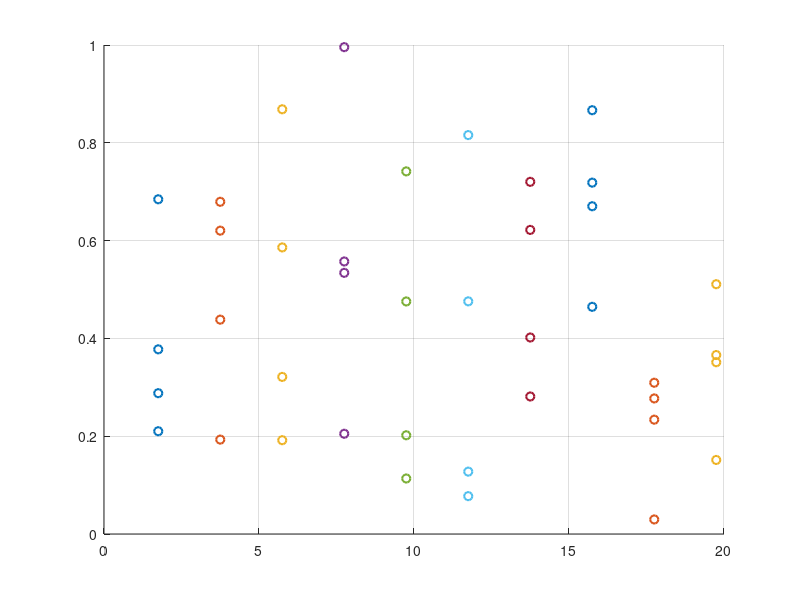
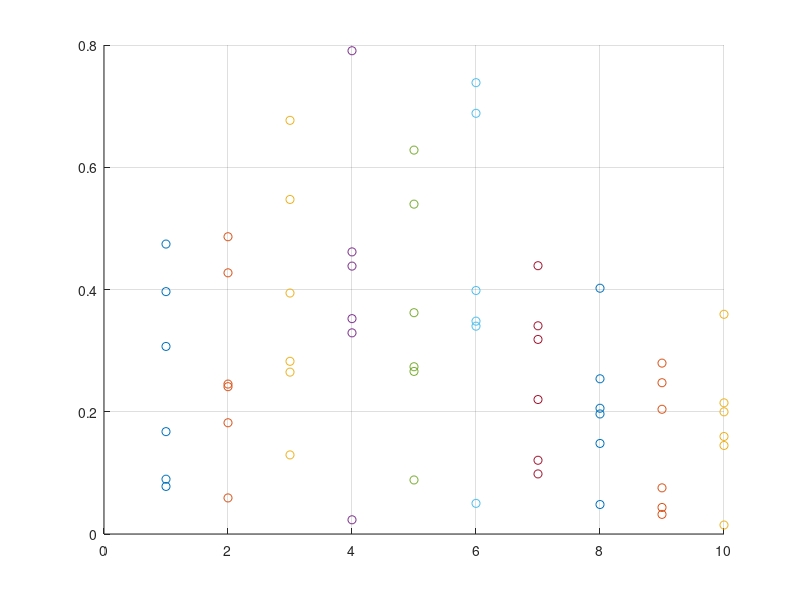
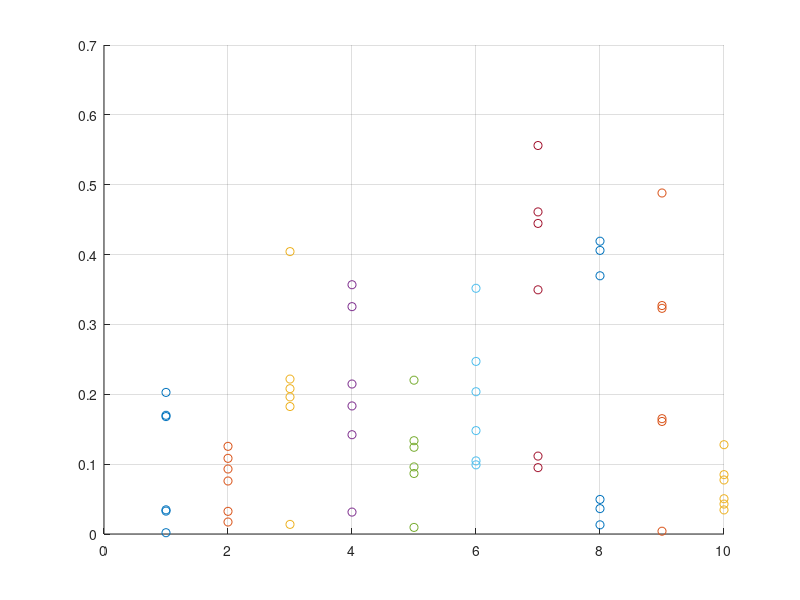

Source code (MATLAB) for these figures, in order:
clear;close all;
clc;

nG = 4;

n = 10;
td = rand(n, nG); tdp = rand(n,nG); tdpp = rand(n,nG);
td = sort(td, 2); tdp = sort(tdp, 2); tdpp = sort(tdpp, 2);
figure;
for i=1:n
    scatter((2*i-0.25)*ones(length(td(i, :)), 1), td(i,:)', 'LineWidth', 1.5); hold on;
%     scatter((2*i)*ones(length(tdp(i, :)), 1), tdp(i,:)', 'LineWidth', 1.5);
%     scatter((2*i+0.25)*ones(length(tdpp(i, :)), 1), tdpp(i,:)', 'LineWidth', 1.5);
    grid on;
end
figure;
mvpd_c1 =  zeros(n, 3);
dm_c1 = zeros(n, 1);
difftd = zeros(n, nG);
for i=1:n
   difftd(i, :) = tdp(i, :) - td(i,:);
end
for i=1:n
    pd = pdist(td(i, :)', 'euclidean');
    mvpd_c1(i, 1) = mean(pd); mvpd_c1(i,2) = sum(pd); mvpd_c1(i,3) = var(pd); %mean, sum and variance of pdist of n confidences. 
    sort_td = sort(td(i,:)); %sort confidences
    dm_c1(i) = mean(pd)*mean(td(i,:))*(sort_td(end) - sort_td(end-1));
    scatter(i*ones(length(pd), 1), pd); hold on; grid on;
end
figure;

mvpd_c2 = zeros(n, 3);
dm_c2 = zeros(n,1);
for i=1:n
 pd_dtd =  pdist(difftd(i,:)', 'euclidean');
 mvpd_c2(i, 1) = mean(pd_dtd);mvpd_c2(i, 2) = sum(pd_dtd);mvpd_c2(i, 3) = var(pd_dtd);
 scatter(i*ones(length(pd_dtd), 1), pd_dtd); hold on; grid on;
 dm_c2(i) = mean(pd_dtd);
end
disp(dm_c1);
disp(mvpd_c2);
